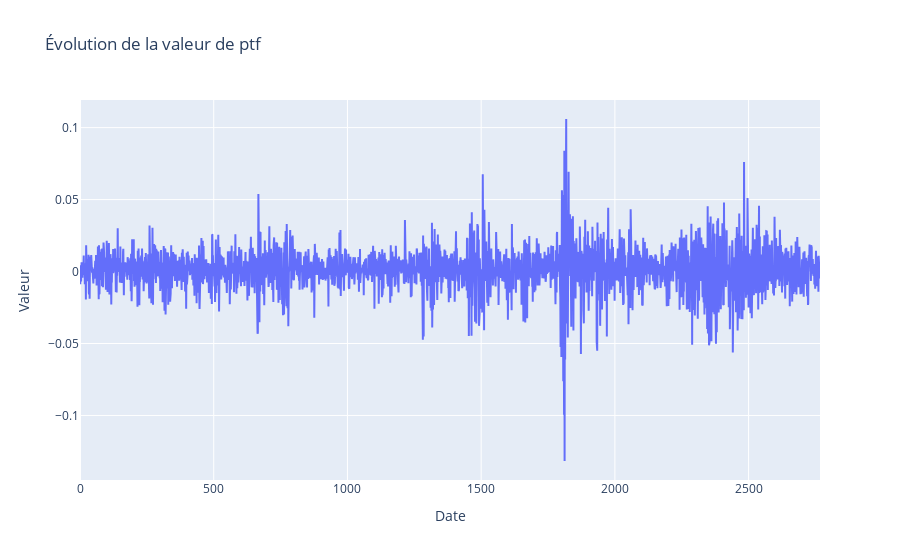

Here is the notebook cell this chart was saved with:
### Code cell
fig = go.Figure()

# Ajout de la série financière
fig.add_trace(go.Scatter(x = cours_boursiers.index, 
                         y = cours_boursiers['Portfolio'], 
                         mode = 'lines',
                         name ='Évolution financière ptf', 
                         fill = "tozeroy"))

# Mise à jour des titres
fig.update_layout(title="Évolution de la valeur de ptf",
                  xaxis_title='Date',
                  yaxis_title='Valeur')

# Affichage du graphique
fig.show()

### Figure 1 — Plotly figure (JSON) as saved in the notebook; plotly's stock layout.template omitted (floating-point values rounded to 4 significant figures; data arrays with more than 128 entries replaced by an {"elided": "..."} marker saying what was removed)
{"data": [{"fill": "tozeroy", "mode": "lines", "name": "Évolution financière ptf", "type": "scatter", "x": {"elided": "2768 int values"}, "y": {"elided": "2768 float values"}}], "layout": {"title": {"text": "Évolution de la valeur de ptf"}, "xaxis": {"title": {"text": "Date"}}, "yaxis": {"title": {"text": "Valeur"}}}}
